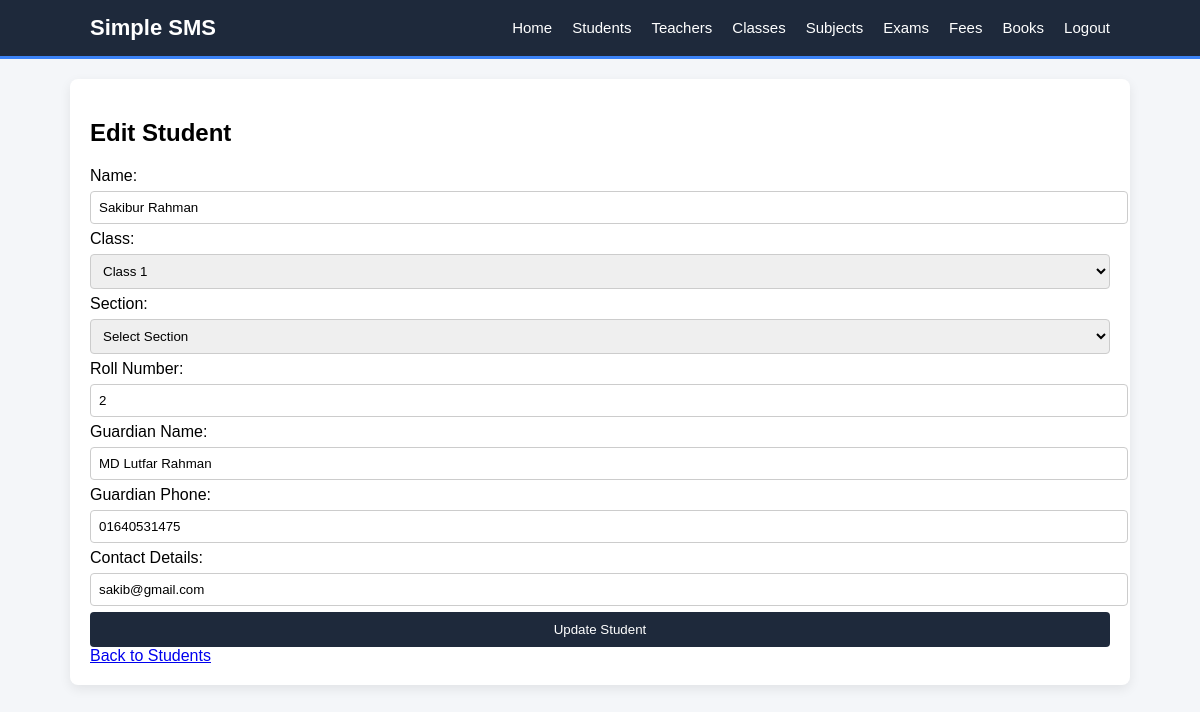
/edit_student.php?id=2 (signed in), run on the app's committed database.
### tables this page shows
CREATE TABLE `students` (
  `student_id` int NOT NULL AUTO_INCREMENT,
  `name` varchar(100) NOT NULL,
  `class_id` int DEFAULT NULL,
  `section_id` int DEFAULT NULL,
  `roll_number` int DEFAULT NULL,
  `guardian_name` varchar(100) DEFAULT NULL,
  `guardian_phone` varchar(20) DEFAULT NULL,
  `contact_details` varchar(255) DEFAULT NULL,
  PRIMARY KEY (`student_id`),
  KEY `fk_student_class` (`class_id`),
  KEY `fk_student_section` (`section_id`),
  CONSTRAINT `fk_student_class` FOREIGN KEY (`class_id`) REFERENCES `classes` (`class_id`),
  CONSTRAINT `fk_student_section` FOREIGN KEY (`section_id`) REFERENCES `sections` (`section_id`)
);

### edit_student.php (the view, shortened to what this page needs)
<?php
include 'db.php';
include 'header.php';
$id = (int)$_GET['id'];
$stmt = $conn->prepare("SELECT * FROM students WHERE student_id = ?");
$stmt->bind_param("i", $id);
$stmt->execute();
$result = $stmt->get_result();
$student = $result->fetch_assoc();
?>
<h2>Edit Student</h2>
<form method="post" action="">
    <label>Name:</label>
    <input type="text" name="name" value="<?php echo $student['name']; ?>" required>
    <label>Class:</label>
    <select name="class_id" required>
        <?php
        $classes = $conn->query("SELECT * FROM classes");
        while($c = $classes->fetch_assoc()) {
            $selected = ($c['class_id'] == $student['class_id']) ? "selected" : "";
            echo "<option value='".$c['class_id']."' $selected>".$c['class_name']."</option>";
        }
        ?>
    </select>
    <label>Section:</label>
    <select name="section_id">
        <option value="">Select Section</option>
    </select>
    <label>Roll Number:</label>
    <input type="number" name="roll_number" value="<?php echo $student['roll_number']; ?>">
    <label>Guardian Name:</label>
    <input type="text" name="guardian_name" value="<?php echo $student['guardian_name']; ?>">
    <label>Guardian Phone:</label>
    <input type="text" name="guardian_phone" value="<?php echo $student['guardian_phone']; ?>">
    <label>Contact Details:</label>
    <input type="text" name="contact_details" value="<?php echo $student['contact_details']; ?>">
    <button type="submit">Update Student</button>
</form>
<a href="students.php">Back to Students</a>
<?php include 'footer.php'; ?>

### style.css (style rules this page uses)
body { font-family: Arial, sans-serif; background-color: #f4f6f9; margin: 0; padding: 0; }
input[type="text"], input[type="password"], input[type="number"], input[type="date"], select { width: 100%; padding: 8px; margin: 6px 0; border: 1px solid #ccc; border-radius: 4px; }
button { background-color: #1e293b; color: white; padding: 10px; border: none; cursor: pointer; width: 100%; border-radius: 4px; transition: 0.3s; }

### data on the page
students: name "Sakibur Rahman", roll_number "2", guardian_name "MD Lutfar Rahman", guardian_phone "01640531475", contact_details "sakib@gmail.com"

### other printed values
form field class_id "Class 1"
